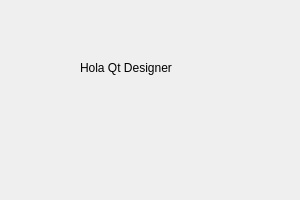
<?xml version="1.0" encoding="UTF-8"?>
<ui version="4.0">
 <class>MainWindow</class>
 <widget class="QMainWindow" name="MainWindow">
  <property name="geometry">
   <rect>
    <x>0</x>
    <y>0</y>
    <width>300</width>
    <height>200</height>
   </rect>
  </property>
  <property name="windowTitle">
   <string>Qt Designer</string>
  </property>
  <widget class="QWidget" name="centralwidget">
   <widget class="QLabel" name="label">
    <property name="geometry">
     <rect>
      <x>80</x>
      <y>60</y>
      <width>101</width>
      <height>16</height>
     </rect>
    </property>
    <property name="text">
     <string>Hola Qt Designer</string>
    </property>
   </widget>
  </widget>
 </widget>
 <resources/>
 <connections/>
</ui>
